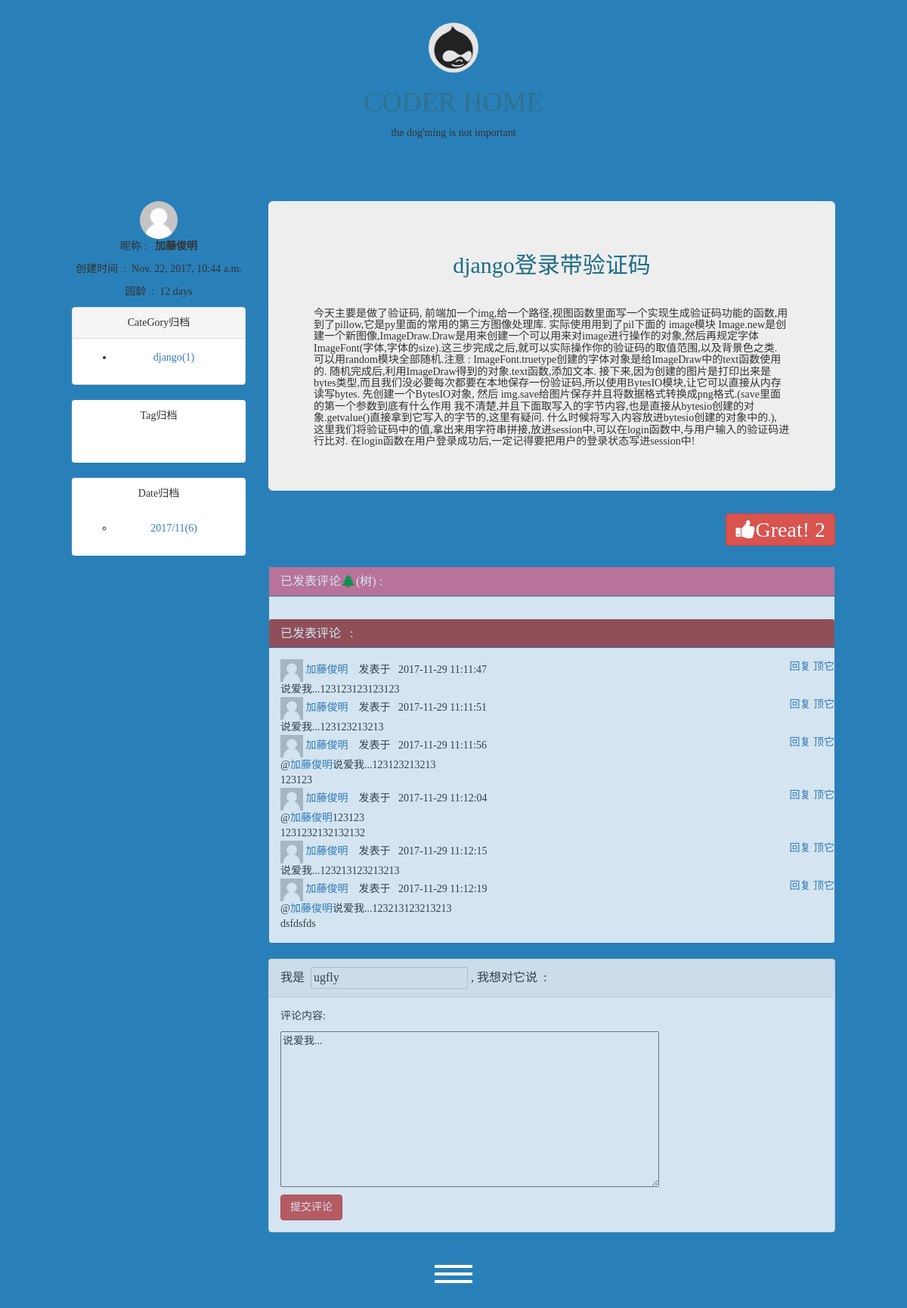
/blog/加藤俊明/articles/2 (signed in), run on the app's committed database.
### app01/models.py (models this page shows, shortened)
class Userinfo(models.Model):
    nickname = models.CharField(max_length=64)
    tel = models.CharField(max_length=11, blank=True, null=True, unique=True, verbose_name='手机号码')
    email = models.EmailField(verbose_name='邮箱地址')
    avatar = models.FileField(verbose_name='头像',upload_to='avatar',default='/avatar/default.png')
    create_time = models.DateTimeField(verbose_name='创建时间', auto_now_add=True)
    user = models.OneToOneField(to='User')

class Category(models.Model):
    title = models.CharField(verbose_name='分类标题', max_length=32)
    blog = models.ForeignKey(verbose_name='所属博客', to='Blog')
    class Meta:
        verbose_name = 'category'
        verbose_name_plural = 'category'
        ordering = ['title']

class Article(models.Model):
    title = models.CharField(max_length=50,verbose_name='文章标题')
    create_time = models.DateTimeField(verbose_name='创建日期',auto_now_add=True)
    summary = models.CharField(max_length=128,verbose_name='文章摘要')
    poll_count = models.IntegerField(verbose_name='点赞数',default=0)
    comment_count = models.IntegerField(verbose_name='评论数',default=0)
    read_count = models.IntegerField(verbose_name='阅读数',default=0)
    is_essence = models.BooleanField(verbose_name='是否精华',default=False)
    is_top = models.BooleanField(verbose_name='是否置顶',default=False)
    category = models.ForeignKey(verbose_name='文章类型', to='Category',null=True)
    user = models.ForeignKey(verbose_name='所属用户', to='Userinfo')
    tags = models.ManyToManyField(
        to="Tag",
        through='Article2Tag',
        through_fields=('article', 'tag'),
    )
    site_article_category = models.ForeignKey("SiteArticleCategory", null=True)
    def __str__(self):
        return self.title

class ArticleDetail(models.Model):
    content = models.TextField(verbose_name='文章内容')
    article = models.OneToOneField(verbose_name='所属文章', to='Article')

class Comment(models.Model):
    content = models.CharField(verbose_name='评论内容', max_length=255)
    create_time = models.DateTimeField(verbose_name='创建时间', auto_now_add=True)
    up_count = models.IntegerField(default=0)
    user = models.ForeignKey(verbose_name='评论者', to='Userinfo')
    article = models.ForeignKey(verbose_name='评论文章', to='Article')
    parent_comment = models.ForeignKey('self', blank=True, null=True, verbose_name='父级评论')

### app01/views.py (the view)
# urls.py: url(r'^(?P<username>.*)/articles/(?P<article_id>\d+)', views.article_detail),
def article_detail(request,**kwargs):
    if not request.session.get('user'):
        return redirect('/login/')
    else:
        current_user = models.Userinfo.objects.filter(nickname=kwargs["username"]).first()
        current_blog = models.Blog.objects.filter(user=current_user).first()
        if not current_user:
            return render(request, 'gg.html')
        article_list = models.Article.objects.filter(user=current_user).all()
        category_list = models.Category.objects.filter(blog=current_blog).annotate(c=Count('article__id')).values_list('c', 'title')
        tag_list = models.Tag.objects.filter(blog=current_blog).annotate(c=Count('article__id')).values_list('c','title')
        comment_list = models.Comment.objects.filter(article_id=kwargs.get('article_id')).all()
        date_list = models.Article.objects.filter(user=current_user). \
            extra(select={"filter_create_date": "strftime('%%Y/%%m',create_time)"}). \
            values_list("filter_create_date").annotate(Count("id"))
        obj = models.Article.objects.filter(id=kwargs.get('article_id')).first()
        print('obj===',obj)
        return render(request,'article_detail.html',locals())

### app01/templatetags/my_filters.py (called while the page is built)
@register.filter
def yl(t):
    import datetime
    user_current_time = datetime.datetime(year=t.year,month=t.month,day=t.day,hour=t.hour,minute=t.minute,second=t.second)
    ret = datetime.datetime.now()-user_current_time
    ret = str(ret).split(',')[0]
    print(ret)
    print(type(ret))
    return mark_safe(ret)

### templates/article_detail.html (shortened to what this page needs)
{% extends 'home_site.html' %}
{% block content %}
    <div class="jumbotron">
        <h2 style="text-align: center;color: #1b6d85">{{ obj.title }}</h2>
        <br>
        <h5>{{ obj.articledetail.content }}</h5>
    </div>
    <div class="art_poll_up">
        <button id="art_up" class="fa fa-thumbs-up fa-2x btn btn-danger pull-right">Great! <span
                id="art_up_count">{{ obj.poll_count }}</span></button>
    </div>
    <div style="padding-top: 50px"></div>
    <div class="panel panel-primary has_art_comment" style="margin-top: 20px;opacity:0.8">
    <div class="panel-heading" style="background-color: palevioletred;"><h5 class="panel-title">已发表评论🌲(树) : </h5></div>
    <div class="panel-body comment_tree_list">
    </div>
        <div class="panel-heading" style="background-color:#a94442;"><h5 class="panel-title">已发表评论&nbsp;&nbsp;&nbsp;:</h5></div>
        <div class="panel-body comment_list">
            {% for comment in comment_list %}
                <div class="comment_item">
                    <div class="row">
                        <div class="col-lg-7"><img src="{{ comment.user.avatar.url }}" alt="" height="30" width="30">
                            <a href="/blog/{{ comment.user.nickname }}/">{{ comment.user.nickname }}</a>
                            &nbsp;&nbsp;&nbsp;发表于&nbsp;&nbsp;&nbsp;{{ comment.create_time|date:'Y-m-d H:i:s' }}</div>
                        <div class="pull-right"><a href="#content_area" class="reply_comment_btn"
                                                   comment_nickname="{{ comment.user.nickname }}"
                                                   Pid="{{ comment.id }}">回复</a>
                            <a href="">顶它</a></div>
                    </div>
                        {% if comment.parent_comment_id %}
                            <div>@<a href="/blog/{{ comment.parent_comment.user.nickname }}/">{{ comment.parent_comment.user.nickname }}</a><span>{{ comment.parent_comment.content }}</span></div>
                        {% endif %}
                        <div>{{ comment.content }}</div>
                </div>
            {% endfor %}
        </div>
    </div>
    <div class="panel panel-default" style="opacity:0.8">
        <div class="panel-heading">
            <p class="panel-title">我是&nbsp;&nbsp;<input type="text" disabled="disabled" size="20"
                                                        value="{{ request.session.nickname }}">&nbsp;,&nbsp;我想对它说&nbsp;&nbsp;:
            </p></div>
        <div class="panel-body">
            <p>评论内容: </p>
            <form>
                <p><textarea name="" id="content_area" cols="60" rows="10">说爱我...</textarea></p>
                <input type="button" value="提交评论" class="btn btn-danger commentBtn">
            </form>
        </div>
    </div>
{% endblock %}

### templates/home_site.html (shortened to what this page needs)
<!DOCTYPE html>
<html lang="en" class="no-js">
<head>
    <link rel="stylesheet" type="text/css" href="/static/css/normalize.css"/>
    <link rel="stylesheet" type="text/css" href="/static/css/icons.css"/>
    <link rel="stylesheet" href="/static/blog/bootstrap-3.3.7-dist/css/bootstrap.css">
    <link rel="stylesheet" type="text/css" href="/static/css/index.css"/>
    <link rel="stylesheet" href="/static/font-awesome-4.7.0/css/font-awesome.min.css">
    <link rel="stylesheet" href="/static/css/home_site.css">
</head>
<body>
{% load my_filters %}
<div class="pri_ava">
    <p><a href="/index/"><img src="/media/avatar/me3_ava.png" alt="" class="img-circle pri_icon"></a></p>
    <h1><span class="text-info">CODER HOME</span></h1>
    <div><span>the dog'ming is not important</span></div>
</div>
<div class="container">
    <div class="row">
        <div class="archive col-md-3 " style="text-align: center">
            <a href="{% url 'aaa' request.session.nickname %}"><img class="img-circle user_ava"
                                                                    src="{{ current_user.avatar.url }}"></a>
            <p>昵称&nbsp;:&nbsp;&nbsp; <b>{{ current_user.nickname }}</b></p>
            <p>创建时间&nbsp; :&nbsp;&nbsp;{{ current_user.create_time }} </p>
            <p>园龄&nbsp; :&nbsp;&nbsp;{{ current_user.create_time|yl }} </p>
            <div class="panel panel-default">
                <div class="panel-heading">CateGory归档</div>
                <div class="panel-body">
                    <ul>
                        {% for category in category_list %}
                            <li>
                                <a href="/blog/{{ current_user.nickname }}/category/{{ category.1 }}">{{ category.1 }}({{ category.0 }})</a>
                            </li>
                        {% endfor %}
                    </ul>
                </div>
            </div>
            <div class="panel ">
                <div class="panel-heading">Tag归档</div>
                <div class="panel-body">
                </div>
            </div>
            <div class="panel">
                <div class="panel-heading">Date归档</div>
                <div class="panel-body">
                    <ul type="circle">
                        {% for date in date_list %}
                            <li>
                                <a href="/blog/{{ current_user.nickname }}/date/{{ date.0 }}">{{ date.0 }}({{ date.1 }})</a>
                            </li>
                        {% endfor %}
                    </ul>
                </div>
            </div>
        </div>
        <div class="col-md-9 ">{% block content %}{% endblock content %}</div>
</div>
<nav id="bt-menu" class="bt-menu">
    <a href="#" class="bt-menu-trigger"><span>Menu</span></a>
</nav>
</div>
</body>
</html>

### app01/static/css/index.css (style rules this page uses)
*, *:after, *::before { -webkit-box-sizing: border-box; -moz-box-sizing: border-box; box-sizing: border-box; }
body { background: #2980b9; }
.container { padding: 80px; }
.bt-menu { position: fixed; top: 0; left: 0; width: 100%; height: 0; border-width: 0px; border-style: solid; border-color: #333; background-color: rgba(0,0,0,0); -webkit-backface-visibility: hidden; -webkit-transition: border-width 0.3s, background-color 0.3s, height 0s 0.3s; transition: border-width 0.3s, background-color 0.3s, height 0s 0.3s; }
.bt-menu-trigger { position: fixed; bottom: 22px; left: 50%; z-index: 100; display: block; margin-left: -25px; width: 50px; height: 50px; cursor: pointer; }
.bt-menu-trigger span { position: absolute; top: 50%; left: 0; display: block; width: 100%; height: 8%; background-color: #fff; font-size: 0px; -webkit-transition: background-color 0.3s; transition: background-color 0.3s; -webkit-touch-callout: none; -webkit-user-select: none; -khtml-user-select: none; -moz-user-select: none; -ms-user-select: none; user-select: none; }
.bt-menu-trigger span:before, .bt-menu-trigger span:after { position: absolute; left: 0; width: 100%; height: 100%; background: #fff; content: ''; -webkit-transition: -webkit-transform 0.3s, background-color 0.3s; transition: transform 0.3s, background-color 0.3s; }
.bt-menu-trigger span:before { -webkit-transform: translateY(-250%); transform: translateY(-250%); }
.bt-menu-trigger span:after { -webkit-transform: translateY(250%); transform: translateY(250%); }

### app01/static/css/home_site.css (style rules this page uses)
.pri_icon { height: 66px; width: 66px; }
* { font-family: "Comic Sans MS", "Lantinghei SC"; }
.pri_ava { text-align: center; margin-top: 30px; }
.user_ava { height: 50px; width: 50px; }

### data on the page
Userinfo: avatar (placeholder picture), nickname "加藤俊明", create_time "Nov. 22, 2017, 10:44 a.m.", create_time|yl "12 days"
Category: title "django", category "1"
Article: title "django登录带验证码", articledetail.content "今天主要是做了验证码, 前端加一个img,给一个路径,视图函数里面写一个实现生成验证码功能的函数,用到了pillow,它是py里面的常用的第三方图像处理库. 实际使用用到了pil下面的 image模块 Image.new是创建一个新图像,ImageDraw.Draw是用来创建一个可以用来对image进行操作的对象,然后再规定字体ImageFont(字体,字体的size).这三步完成之后,就可以实际操作你的验证码的取值范围,以及背景色之类. 可以用random模块全部随机.注意 : ImageFont.truetype创建的字体对象是给ImageDraw中的text函数使用的. 随机完成后,利用ImageDraw得到的对象.text函数,添加文本. 接下来,因为创建的图片是打印出来是bytes类型,而且我们没必要每次都要在本地保存一份验证码,所以使用BytesIO模块,让它可以直接从内存读写bytes. 先创建一个BytesIO对象, 然后 img.save给图片保存并且将数据格式转换成png格式.(save里面的第一个参数到底有什么作用 我不清楚,并且下面取写入的字节内容,也是直接从bytesio创建的对象.getvalue()直接拿到它写入的字节的,这里有疑问. 什么时候将写入内容放进bytesio创建的对象中的.), 这里我们将验证码中的值,拿出来用字符串拼接,放进session中,可以在login函数中,与用户输入的验证码进行比对. 在login函数在用户登录成功后,一定记得要把用户的登录状态写进session中!", poll_count "2"
Comment: user.avatar (placeholder picture), user.nickname "加藤俊明", create_time "2017-11-29 11:11:47", content "说爱我...123123123123123"
Comment: user.avatar (placeholder picture), user.nickname "加藤俊明", create_time "2017-11-29 11:11:51", content "说爱我...123123213213"
Comment: user.avatar (placeholder picture), user.nickname "加藤俊明", create_time "2017-11-29 11:11:56", parent_comment.user.nickname "加藤俊明", parent_comment.content "说爱我...123123213213", content "123123"
Comment: user.avatar (placeholder picture), user.nickname "加藤俊明", create_time "2017-11-29 11:12:04", parent_comment.user.nickname "加藤俊明", parent_comment.content "123123", content "1231232132132132"
Comment: user.avatar (placeholder picture), user.nickname "加藤俊明", create_time "2017-11-29 11:12:15", content "说爱我...123213123213213"
Comment: user.avatar (placeholder picture), user.nickname "加藤俊明", create_time "2017-11-29 11:12:19", parent_comment.user.nickname "加藤俊明", parent_comment.content "说爱我...123213123213213", content "dsfdsfds"

### other printed values
{{ date.0 }} "2017/11"
{{ date.1 }} "6"
